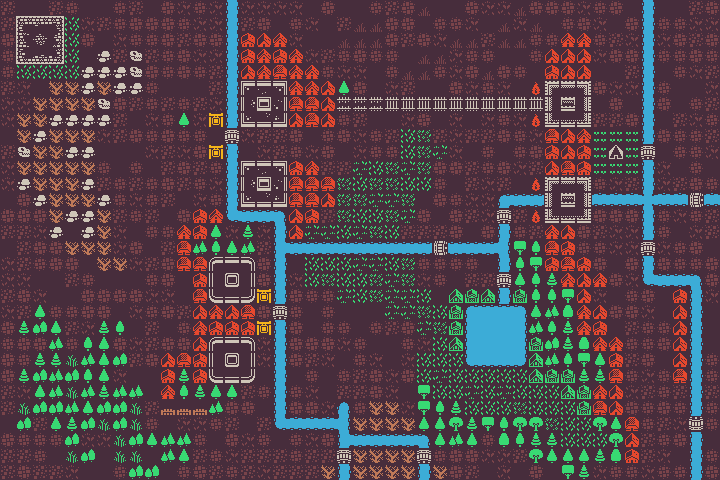

Below is a game level as drawn by its tile map, then a one-line description and the .tmx file that defines it, in full:
An orthogonal 45x30 tile map with 16x16 px tiles, 1 tile layer (worldMap).

<map version="1.2" tiledversion="1.3.4" orientation="orthogonal" renderorder="right-down" width="45" height="30" tilewidth="16" tileheight="16" infinite="0" nextlayerid="2" nextobjectid="1">
 <editorsettings>
  <export target="tilemap01.json" format="json" />
 </editorsettings>
 <tileset firstgid="1" name="kenney_colored_packed" tilewidth="16" tileheight="16" tilecount="1056" columns="48">
  <image source="colored_packed.png" width="768" height="352" />
 </tileset>
 <layer id="1" name="worldMap" width="45" height="30">
  <data encoding="csv">
3,1,1,3,4,1,1,4,3,1,5,2,4,2,201,2,2,2,2,1,5,1,1,4,3,5,118,1,1,5,2,2,118,5,5,5,2,4,5,1,201,1,1,3,5,
3,19,20,21,8,2,3,4,5,5,5,4,2,2,201,3,5,1,4,2,1,3,118,118,5,5,1,4,4,2,1,118,2,118,1,4,5,2,1,5,201,4,4,2,2,
5,67,68,69,8,5,1,2,4,4,5,3,5,5,201,914,913,962,2,1,1,118,118,118,5,3,5,2,118,118,3,118,118,4,4,962,962,4,3,2,201,2,5,3,5,
4,115,116,117,8,1,102,3,610,3,4,5,2,2,201,914,962,914,962,2,3,4,5,4,4,1,118,118,2,4,4,1,1,4,913,913,913,2,5,5,201,4,4,5,4,
4,8,8,8,8,102,102,102,610,5,4,5,4,3,201,913,962,961,962,962,4,2,2,1,4,118,118,4,2,5,118,5,4,1,914,913,913,1,1,3,201,1,4,2,3,
3,2,1,103,103,102,103,102,102,4,1,1,1,3,201,785,786,787,962,962,913,49,5,1,2,3,1,1,5,2,4,2,1,496,641,642,643,5,2,2,201,4,1,1,2,
2,2,103,103,103,103,610,5,3,4,3,4,3,2,201,833,834,835,961,961,913,151,151,151,150,150,150,150,150,150,150,150,150,150,689,690,691,1,5,1,201,5,1,4,3,
2,103,103,102,102,102,102,3,1,2,4,49,2,552,201,881,882,883,913,961,913,4,3,1,1,2,5,1,2,1,2,4,2,496,737,738,739,3,3,5,201,1,3,2,4,
1,103,102,103,103,103,2,3,5,4,5,4,4,1,199,2,3,3,5,1,4,5,2,4,3,8,7,3,2,3,3,5,4,2,961,913,962,302,302,302,201,5,4,4,3,
3,610,103,103,102,102,1,1,1,2,3,2,5,552,201,1,2,3,4,2,5,1,2,4,4,8,7,6,2,1,4,1,4,5,914,913,914,302,963,302,199,1,4,4,2,
2,103,103,103,103,103,4,1,4,1,3,5,3,4,201,785,786,787,914,962,3,3,6,8,7,6,7,5,5,3,4,5,2,3,913,961,914,302,302,302,201,2,1,4,1,
2,102,103,103,103,102,3,4,3,4,5,3,4,2,201,833,834,835,961,961,961,7,8,7,7,8,8,4,1,3,2,3,1,496,641,642,643,4,2,3,201,2,3,5,4,
1,5,102,103,103,103,102,4,2,4,3,1,2,4,201,881,882,883,961,961,913,7,7,6,6,7,1,5,4,2,2,202,2684354761,2684354761,689,690,691,1610612937,1610612937,1610612937,204,1610612937,1610612937,1610612935,1610612937,
5,5,5,103,102,102,103,3,4,3,1,5,914,962,1610612938,2684354761,2684354761,2684354762,913,914,3,7,8,8,7,6,5,1,5,3,2,199,3,496,737,738,739,5,5,5,201,4,2,4,3,
3,3,2,102,1,102,103,2,1,4,4,962,914,49,2,50,2,201,913,6,6,8,6,7,8,3,3,3,5,1,5,201,4,3,962,913,5,3,2,2,201,4,1,2,3,
1,3,5,5,103,103,103,2,5,1,3,961,100,51,49,100,3,203,2684354761,2684354761,2684354761,2684354761,2684354761,2684354761,2684354761,2684354761,2684354761,1610612935,2684354761,2684354761,2684354761,3221225675,54,51,961,914,4,4,2,2,199,2,4,5,1,
2,3,4,5,5,1,103,103,2,3,5,961,961,929,930,931,5,201,1,8,8,8,6,6,8,7,4,4,4,4,1,201,51,54,914,961,914,5,1,5,201,5,4,4,5,
2,2,1,1,3,4,1,1,1,4,5,1,914,977,978,979,5,201,2,8,7,8,8,7,6,7,2,4,1,3,3,199,49,51,50,962,913,962,5,2,1610612938,2684354761,2684354761,2684354762,5,
3,5,2,1,1,5,5,5,5,2,2,1,961,1025,1026,1027,552,201,5,4,4,6,8,7,6,6,8,1,500,499,500,201,499,51,51,54,913,2,1,4,5,1,914,201,2,
2,3,49,4,4,5,5,1,2,4,5,3,913,962,913,961,5,199,4,1,4,1,1,1,6,6,7,8,499,251,2684354810,2684354810,2684354811,49,100,53,962,913,5,5,2,1,913,201,1,
5,50,52,49,3,2,50,51,1,3,1,4,962,914,914,914,552,201,5,1,4,4,1,4,3,5,6,7,499,250,249,249,3221225722,100,51,50,962,914,1,3,4,4,913,201,1,
4,5,5,100,4,51,49,5,2,3,5,5,913,929,930,931,2,201,5,5,5,2,4,1,1,4,2,8,500,250,249,249,3221225722,499,52,50,53,962,962,4,4,5,913,201,1,
5,4,50,50,97,100,49,52,3,5,913,961,914,977,978,979,2,201,5,3,2,1,4,2,1,2,8,8,8,1610612987,1610612986,1610612986,3221225723,500,100,51,54,49,914,3,5,1,913,201,4,
5,50,52,100,52,51,49,2,1,1,914,50,914,1025,1026,1027,1,201,1,4,1,4,3,5,2,5,8,6,8,8,8,8,8,500,499,499,50,50,961,4,2,4,961,201,4,
3,2,49,100,97,100,50,100,100,1,962,51,50,49,49,3,4,201,4,2,1,3,3,5,2,1,54,8,8,6,8,6,8,8,8,500,499,962,913,2,3,4,3,201,3,
3,97,52,52,100,49,52,52,97,3,145,145,145,100,5,5,1,201,5,5,2,205,4,103,103,2,54,51,50,8,8,8,7,8,8,8,499,961,913,5,4,5,4,201,4,
1,52,3,49,50,52,97,52,97,4,1,2,2,4,3,1,3,1610612938,1610612937,1610612937,1610612937,3221225675,103,103,103,103,49,49,101,50,54,51,101,101,7,8,8,101,49,961,4,3,2,3221225671,4,
5,4,4,4,52,2,2,97,52,49,100,100,4,1,5,2,4,1,4,2,5,203,2684354761,2684354761,2684354761,2684354761,2684354762,49,100,49,4,53,51,50,50,8,8,8,101,913,3,4,5,201,1,
3,3,4,1,97,52,1,97,97,1,100,49,3,4,2,3,3,3,4,3,3,199,103,103,103,103,199,4,5,5,2,2,3,101,49,49,49,50,53,914,3,2,1,201,4,
3,5,3,3,2,1,1,4,52,52,1,4,5,3,4,3,2,3,3,3,103,201,103,103,103,103,201,103,5,3,1,2,1,5,1,54,50,2,4,4,2,4,4,201,5
</data>
 </layer>
</map>
